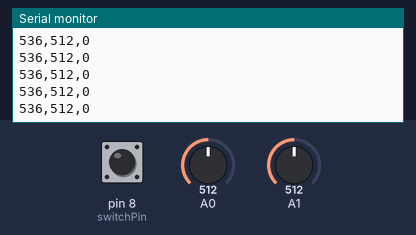
This sketch was run on a simulated Arduino Uno, built with avr-gcc and run on an emulated ATmega328P. Shown: the last lines printed to the serial monitor. The test bench sets the inputs (shaded band); at power-on: A0 = 512, pin 8 (switchPin) HIGH, A1 = 512.

Above: at 2.7 s.
2.8 s: A0 set to 990
At 2.86 s:
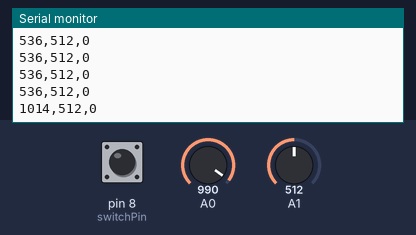
4.3 s: A0 set to 1016
At 4.34 s:
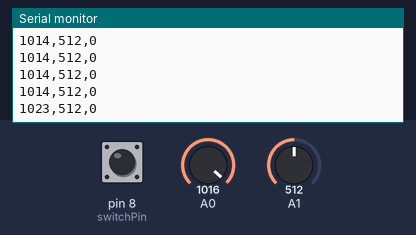
Timing chart, 0 to 7.3 s (numbered marks = the images above; inputs shaded):
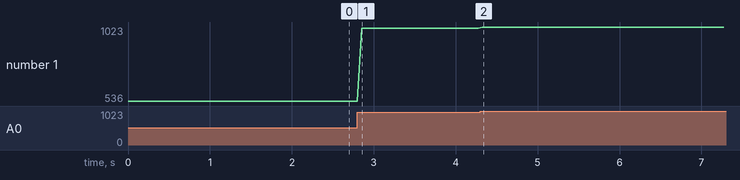

Measured:
- after the input at 2.8 s, the serial monitor: prints a new line after 0.05 s (image 1)
- after the input at 4.3 s, the serial monitor: prints a new line at once (image 2)
- plotted number 1: 536 → 1014 after the input at 2.8 s, 1014 → 1023 after the input at 4.3 s

The sketch:

controller.ino
```cpp
int joy1 = 0;
int joy2 = 0;
String data = "";
int switchPin = 8;
int led;
boolean lastButton = HIGH;
boolean currentButton = HIGH;
boolean ledOn = false;

void setup() {
  pinMode(switchPin, INPUT_PULLUP);
  Serial.begin(9600);
}

boolean debounce(boolean last)
{
  boolean current = digitalRead(switchPin);
  if (last != current)
  {
    delay(5);
    current = digitalRead(switchPin);
  }
  return current;
}

void loop() {
  joy1 = constrain(analogRead(0) + 24, 0, 1023); //correction
  joy2 = analogRead(1);

  currentButton = debounce(lastButton);
  if (lastButton == HIGH && currentButton == LOW)
  {
    ledOn = !ledOn;
  }
  lastButton = currentButton;

  if (ledOn == HIGH) {
    led = 1;
  } else {
    led = 0;
  }

  data = String(joy1) + "," + String(joy2) + "," + String(led);

  Serial.println(data);
  delay(50);
}
```
